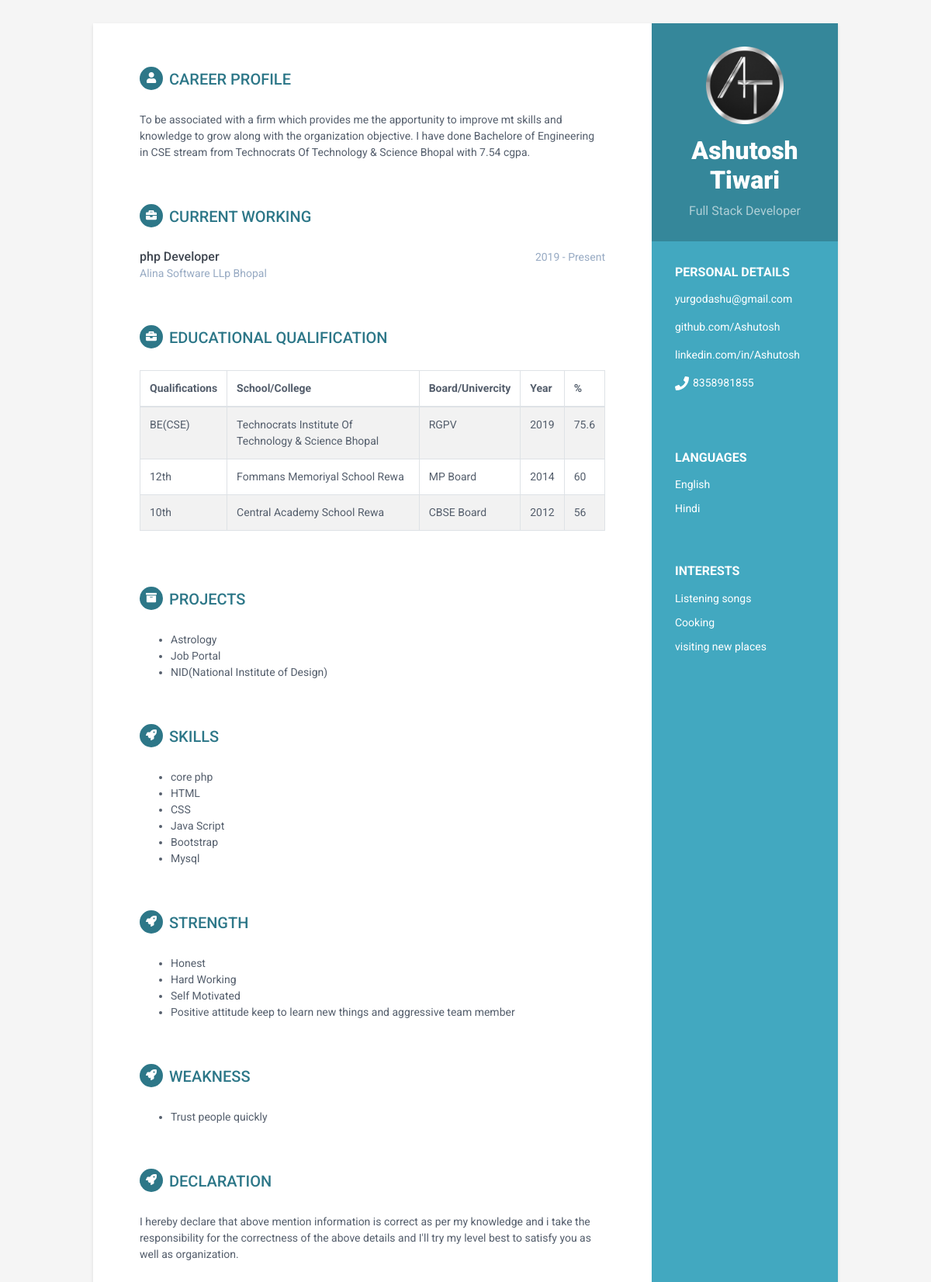
The page / on the database its author committed.
### tables this page shows
CREATE TABLE `users` (
  `id` int(10) UNSIGNED NOT NULL,
  `name` varchar(255) NOT NULL,
  `father_name` varchar(255) NOT NULL,
  `DOB` date NOT NULL,
  `mobile` varchar(255) NOT NULL,
  `email` varchar(255) NOT NULL,
  `address` varchar(255) NOT NULL,
  `created_at` timestamp NOT NULL DEFAULT CURRENT_TIMESTAMP,
  `update_at` timestamp NOT NULL DEFAULT CURRENT_TIMESTAMP
);

CREATE TABLE `qualification_details` (
  `id` int(10) UNSIGNED NOT NULL,
  `Passing_year` year(4) NOT NULL,
  `Course` varchar(255) NOT NULL,
  `univercity_name` varchar(255) NOT NULL,
  `univercity` varchar(255) NOT NULL,
  `Marks` float NOT NULL,
  `created_at` timestamp NOT NULL DEFAULT CURRENT_TIMESTAMP,
  `update_at` timestamp NOT NULL DEFAULT CURRENT_TIMESTAMP
);

CREATE TABLE `skills` (
  `id` int(10) UNSIGNED NOT NULL,
  `name` varchar(255) NOT NULL,
  `created_at` timestamp NOT NULL DEFAULT CURRENT_TIMESTAMP,
  `update_at` timestamp NOT NULL DEFAULT CURRENT_TIMESTAMP
);

### index.php (the view, shortened to what this page needs)
<?php
include 'database.php';
$select_query = "SELECT * FROM users";
$users = $conn->query($select_query);
$result = $users->fetch_all(MYSQLI_ASSOC);
$sql = "SELECT * FROM qualification_details";
$users = $conn->query($sql);
$result1 = $users->fetch_all(MYSQLI_ASSOC);
$sql = "SELECT * FROM skills";
$users = $conn->query($sql);
$result2 = $users->fetch_all(MYSQLI_ASSOC);
?>
<!DOCTYPE html>
<html lang="en">
<head>
    <link rel="stylesheet" href="assets/plugins/bootstrap/css/bootstrap.min.css">
    <link id="theme-style" rel="stylesheet" href="assets/css/orbit-1.css">
</head>
<body>
    <div class="wrapper">
        <div class="sidebar-wrapper">
            <div class="profile-container">
                <img class="profile" src="assets/images/ASHU.png" width="100" height="100">
                <h3 class="name"><?= $result[0]['name']; ?></h3>
                <h3 class="tagline">Full Stack Developer</h3>
            </div>
            <div class="contact-container container-block">
                <h2 class="container-block-title">Personal Details</h2>
                <ul class="list-unstyled contact-list">
                    <li class="email"><a href="mailto: yurgodashu@email.com"><?= $result[0]['email']; ?></a></li>
                    <li class="email"><a href="https://www.github.com/Ashu422">github.com/Ashutosh</a></li>
                    <li class="email"><a href="https://www.linkedin.com/in/ashutosh-tiwari-06459a14b">linkedin.com/in/Ashutosh</a></li>
                    <li class="phone"><i class="fas fa-phone"></i><a href="#"><?= $result[0]['mobile']; ?></a></li>
                </ul>
            </div>
            <div class="languages-container container-block">
                <h2 class="container-block-title">Languages</h2>
                <ul class="list-unstyled interests-list">
                    <li>English <span class="lang-desc"></span></li>
                    <li>Hindi <span class="lang-desc"></span></li>
                </ul>
            </div>
            <div class="interests-container container-block">
                <h2 class="container-block-title">Interests</h2>
                <ul class="list-unstyled interests-list">
                    <li>Listening songs</li>
                    <li>Cooking</li>
                    <li>visiting new places</li>
                </ul>
            </div>
        </div>
        <div class="main-wrapper">
            <section class="section summary-section">
                <h2 class="section-title"><span class="icon-holder"><i class="fas fa-user"></i></span>Career Profile</h2>
                <div class="summary">
                    <p>To  be associated with a firm which provides me the apportunity to improve mt skills and knowledge to grow along with the organization objective. I have done Bachelore of Engineering in CSE stream from Technocrats Of Technology & Science Bhopal with 7.54 cgpa. </p>
                </div>
            </section>
            <section class="section experiences-section">
                <h2 class="section-title"><span class="icon-holder"><i class="fas fa-briefcase"></i></span>Current Working</h2>
                <div class="item">
                    <div class="meta">
                        <div class="upper-row">
                            <h3 class="job-title">php Developer</h3>
                            <div class="time">2019 - Present</div>
                        </div>
                        <div class="company">Alina Software LLp Bhopal</div>
                    </div>
                </div>
            </section>
            <section class="section experiences-section">
                <h2 class="section-title"><span class="icon-holder"><i class="fas fa-briefcase"></i></span>Educational Qualification</h2>
                <div class="container well" >
                    <div class="row">
                        <div style=" width: 100% ; overflow: auto;">
                            <table class="table table-striped table-bordered">
                                <thead>
                                    <tr>
                                        <th>Qualifications</th>
                                        <th>School/College</th>
                                        <th>Board/Univercity</th>
                                        <th>Year</th>
                                        <th>%</th>
                                    </tr>
                                </thead>
                                <tbody>
                                    <?php foreach($result1 as $user) :  ?>
                                        <tr>
                                            <td><?= $user['Course']; ?></td>
                                            <td><?= $user['univercity_name']; ?></td>
                                            <td><?= $user['univercity']; ?></td>
                                            <td><?= $user['Passing_year']; ?></td>
                                            <td><?= $user['Marks']; ?></td>
                                        </tr>
                                    <?php endforeach; ?>
                                </tbody>
                            </table>
                        </div>
                    </div>
                </div>
            </section>
            <section class="section projects-section">
                <h2 class="section-title"><span class="icon-holder"><i class="fas fa-archive"></i></span>Projects</h2>
                <div class="item">
                    <ul>
                        <li>Astrology</li>
                        <li>Job Portal</li>
                        <li>NID(National Institute of Design)</li>
                    </ul>
                </div>
            </section>
            <section class="skills-section section">
                <h2 class="section-title"><span class="icon-holder"><i class="fas fa-rocket"></i></span>Skills</h2>
                <ul>
                   <li><?= $result2[0]['name'] ?></li>
                   <li><?= $result2[1]['name'] ?></li>
                   <li><?= $result2[2]['name'] ?></li>
                   <li><?= $result2[3]['name'] ?></li>
                   <li><?= $result2[4]['name'] ?></li>
                   <li><?= $result2[5]['name'] ?></li>
               </ul>
           </section>
           <section class="skills-section section">
            <h2 class="section-title"><span class="icon-holder"><i class="fas fa-rocket"></i></span>Strength</h2>
            <ul>
               <li>Honest</li>
               <li>Hard Working</li>
               <li>Self Motivated</li>
               <li>Positive attitude keep to learn new things and aggressive team member</li>
           </ul>
       </section>
             <section class="skills-section section">
            <h2 class="section-title"><span class="icon-holder"><i class="fas fa-rocket"></i></span>weakness</h2>
            <ul>
               <li>Trust people quickly</li>
           </ul>
       </section>
             <section class="skills-section section">
            <h2 class="section-title"><span class="icon-holder"><i class="fas fa-rocket"></i></span>Declaration</h2>
           <p>I hereby declare that above mention information is correct as per my knowledge and i take the responsibility for the correctness of the above details and I'll try my level best to satisfy you as well as organization.</p>
       </section>
   </div>
</div>
</body>
</html>

### assets/css/orbit-1.css (style rules this page uses)
body { font-family: 'Roboto', sans-serif; color: #545E6C; background: #f5f5f5; font-size: 14px; -webkit-font-smoothing: antialiased; -moz-osx-font-smoothing: grayscale; }
h1, h2, h3, h4, h5, h6 { font-weight: 700; }
a { color: #2d7788; -webkit-transition: all 0.4s ease-in-out; -moz-transition: all 0.4s ease-in-out; -ms-transition: all 0.4s ease-in-out; -o-transition: all 0.4s ease-in-out; }
p { line-height: 1.5; }
.wrapper { background: #42A8C0; max-width: 960px; margin: 0 auto; margin-top: 30px; position: relative; -webkit-box-shadow: 0px 2px 4px rgba(0, 0, 0, 0.1); -moz-box-shadow: 0px 2px 4px rgba(0, 0, 0, 0.1); box-shadow: 0px 2px 4px rgba(0, 0, 0, 0.1); }
.sidebar-wrapper { background: #42A8C0; position: absolute; right: 0; width: 240px; height: 100%; min-height: 800px; color: #fff; }
.sidebar-wrapper a { color: #fff; }
.sidebar-wrapper .profile-container { padding: 30px; background: rgba(0, 0, 0, 0.2); text-align: center; color: #fff; }
.sidebar-wrapper .name { font-size: 32px; font-weight: 900; margin-top: 0; margin-bottom: 10px; }
.sidebar-wrapper .tagline { color: rgba(255, 255, 255, 0.6); font-size: 16px; font-weight: 400; margin-top: 0; margin-bottom: 0; }
.sidebar-wrapper .profile { margin-bottom: 15px; }
.sidebar-wrapper .contact-list .svg-inline--fa { margin-right: 5px; font-size: 18px; vertical-align: middle; }
.sidebar-wrapper .contact-list li { margin-bottom: 15px; }
.sidebar-wrapper .contact-list li:last-child { margin-bottom: 0; }
.sidebar-wrapper .container-block { padding: 30px; }
.sidebar-wrapper .container-block-title { text-transform: uppercase; font-size: 16px; font-weight: 700; margin-top: 0; margin-bottom: 15px; }
.sidebar-wrapper .interests-list { margin-bottom: 0; }
.sidebar-wrapper .interests-list li { margin-bottom: 10px; }
.sidebar-wrapper .interests-list li:last-child { margin-bottom: 0; }
.main-wrapper { background: #fff; padding: 60px; padding-right: 300px; }
.main-wrapper .section-title { text-transform: uppercase; font-size: 20px; font-weight: 500; color: #2d7788; position: relative; margin-top: 0; margin-bottom: 20px; }
.main-wrapper .section-title .icon-holder { width: 30px; height: 30px; margin-right: 8px; display: inline-block; color: #fff; -webkit-border-radius: 50%; -moz-border-radius: 50%; -ms-border-radius: 50%; -o-border-radius: 50%; border-radius: 50%; -moz-background-clip: padding; -webkit-background-clip: padding-box; background-clip: padding-box; background: #2d7788; text-align: center; font-size: 16px; position: relative; top: -8px; }
.main-wrapper .section-title .icon-holder .svg-inline--fa { font-size: 14px; margin-top: 6px; }
.main-wrapper .section { margin-bottom: 60px; }
.main-wrapper .experiences-section .item { margin-bottom: 30px; }
.main-wrapper .upper-row { position: relative; overflow: hidden; margin-bottom: 2px; }
.main-wrapper .job-title { color: #3F4650; font-size: 16px; margin-top: 0; margin-bottom: 0; font-weight: 500; }
.main-wrapper .time { position: absolute; right: 0; top: 0; color: #97AAC3; }
.main-wrapper .company { margin-bottom: 10px; color: #97AAC3; }
.main-wrapper .projects-section .item { margin-bottom: 15px; }

### rows shown on the page
users: name "Ashutosh Tiwari", email "yurgodashu@gmail.com", mobile "8358981855"
qualification_details: Course "BE(CSE)", univercity_name "Technocrats Institute Of Technology & Science Bhopal", univercity "RGPV", Passing_year "2019", Marks "75.6"
qualification_details: Course "12th", univercity_name "Fommans Memoriyal School Rewa", univercity "MP Board", Passing_year "2014", Marks "60"
qualification_details: Course "10th", univercity_name "Central Academy School Rewa", univercity "CBSE Board", Passing_year "2012", Marks "56"
skills: name "core php"
skills: name "HTML"
skills: name "CSS"
skills: name "Java Script"
skills: name "Bootstrap"
skills: name "Mysql"
